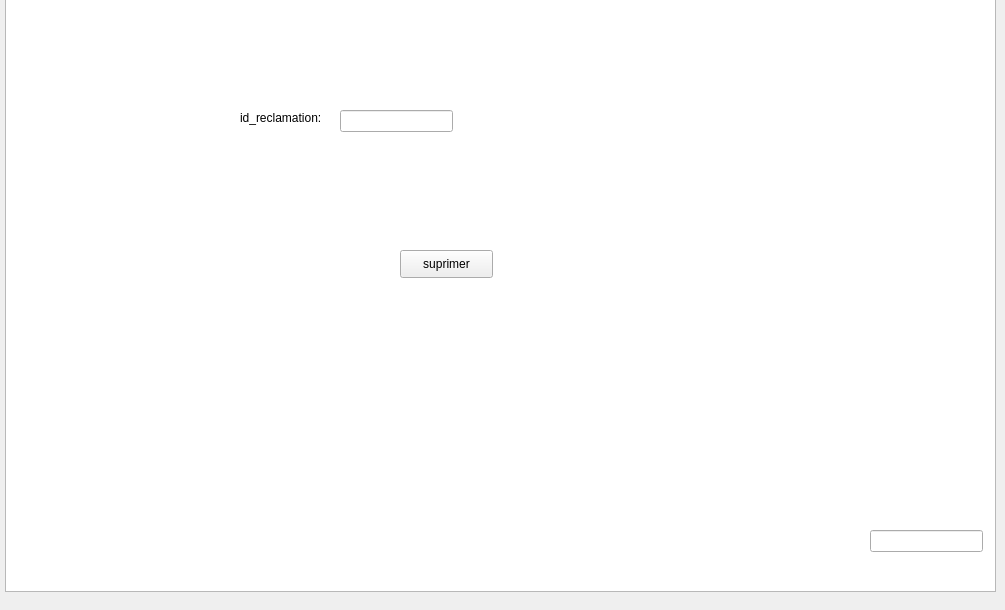
        <widget class="QWidget" name="tab_13">
         <attribute name="title">
          <string>supprimer une reclamation</string>
         </attribute>
         <widget class="QListView" name="listView_2">
          <property name="geometry">
           <rect>
            <x>5</x>
            <y>-9</y>
            <width>991</width>
            <height>601</height>
           </rect>
          </property>
         </widget>
         <widget class="QPushButton" name="bd_sup">
          <property name="geometry">
           <rect>
            <x>400</x>
            <y>250</y>
            <width>93</width>
            <height>28</height>
           </rect>
          </property>
          <property name="text">
           <string>suprimer</string>
          </property>
         </widget>
         <widget class="QLabel" name="label_58">
          <property name="geometry">
           <rect>
            <x>240</x>
            <y>110</y>
            <width>101</width>
            <height>16</height>
           </rect>
          </property>
          <property name="text">
           <string>id_reclamation:</string>
          </property>
         </widget>
         <widget class="QLineEdit" name="le_id_4">
          <property name="geometry">
           <rect>
            <x>870</x>
            <y>530</y>
            <width>113</width>
            <height>22</height>
           </rect>
          </property>
         </widget>
         <widget class="QLineEdit" name="id_supp">
          <property name="geometry">
           <rect>
            <x>340</x>
            <y>110</y>
            <width>113</width>
            <height>22</height>
           </rect>
          </property>
         </widget>
        </widget>
